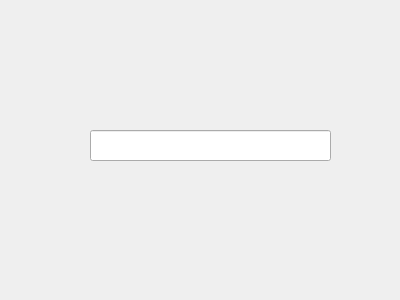
<?xml version="1.0" encoding="UTF-8"?>
<ui version="4.0">
 <class>Form</class>
 <widget class="QWidget" name="Form">
  <property name="geometry">
   <rect>
    <x>0</x>
    <y>0</y>
    <width>400</width>
    <height>300</height>
   </rect>
  </property>
  <property name="windowTitle">
   <string>Form</string>
  </property>
  <widget class="QLineEdit" name="lineEdit">
   <property name="geometry">
    <rect>
     <x>90</x>
     <y>130</y>
     <width>241</width>
     <height>31</height>
    </rect>
   </property>
  </widget>
 </widget>
 <resources/>
 <connections/>
</ui>
